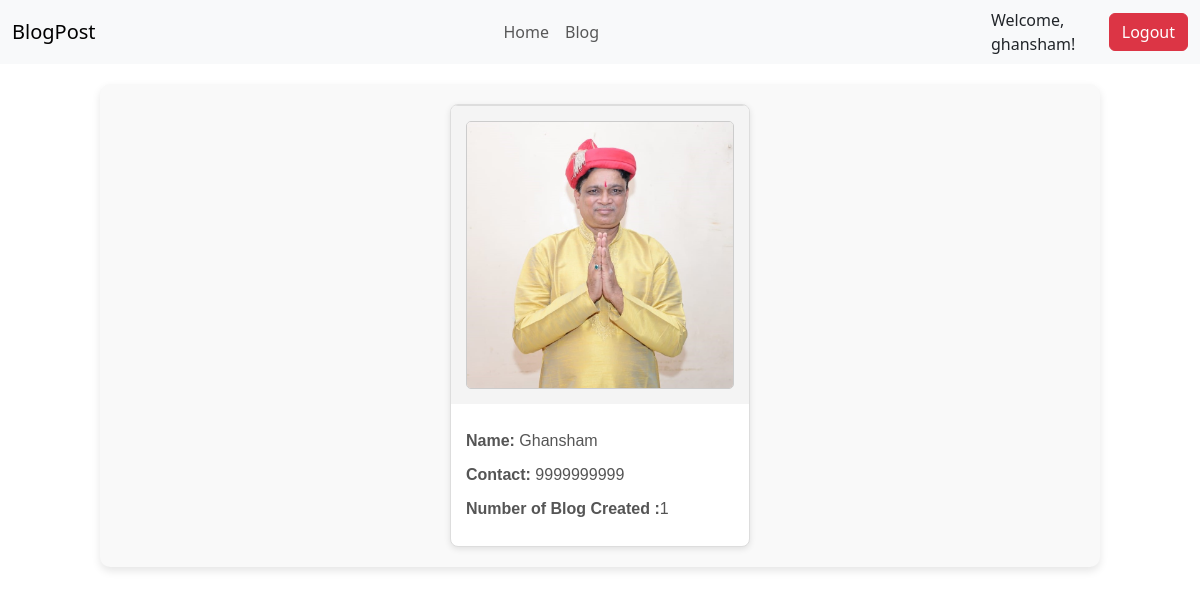
/details/ (signed in), run on the app's committed database.
### app/models.py (models this page shows, shortened)
class user(models.Model):
    username = models.CharField("Username", max_length=10 ,unique=True)
    password = models.CharField("Password", max_length=16)
    name =  models.CharField("Name", max_length=20)
    contact = models.CharField("Contact", max_length=10,)
    image = models.ImageField("Image",upload_to = "images/")

### app/views.py (the view)
# urls.py: path('details/',views.details,name="Details")
def details(request):
    username = request.session.get('username')
    obj = user.objects.get(username = username)
    no_blogs = blog.objects.filter(name=obj).count()
    return render(request,"app/details.html",{'obj':obj,'no_blogs':no_blogs})

### app/templates/app/details.html (shortened to what this page needs)
{% extends "app/base.html" %}
{% block content %}
<div class="card-container">
    <div class="card">
       <div class="card-image">
          <img src="{{ obj.image.url }}" alt="Image" />
       </div>
       <div class="card-content">
             <p><strong>Name:</strong> {{ obj.name }}</p>
             <p><strong>Contact:</strong> {{ obj.contact }}</p>
             <p><strong>Number of Blog Created :</strong>{{no_blogs}}</p>
       </div>
    </div>
 </div>
{% endblock  %}

### static/app/style.css (style rules this page uses)
.card-container { display: flex; flex-wrap: wrap; gap: 20px; justify-content: center; }
.card { width: 300px; background-color: #fff; border: 1px solid #ddd; border-radius: 8px; box-shadow: 0 2px 6px rgba(0, 0, 0, 0.1); overflow: hidden; transition: transform 0.3s ease, box-shadow 0.3s ease; }
.card-content { padding: 15px; }
.card-content p { margin: 10px 0; font-size: 1rem; color: #555; }
.card-image { text-align: center; padding: 15px; background-color: #f4f4f4; border-top: 1px solid #ddd; }
.card-image img { max-width: 100%; height: auto; border-radius: 5px; border: 1px solid #ccc; }

### data on the page
user: image (picture), name "Ghansham", contact "9999999999"

### other printed values
{{ request.session.username }} "ghansham"
{{ no_blogs }} "1"
